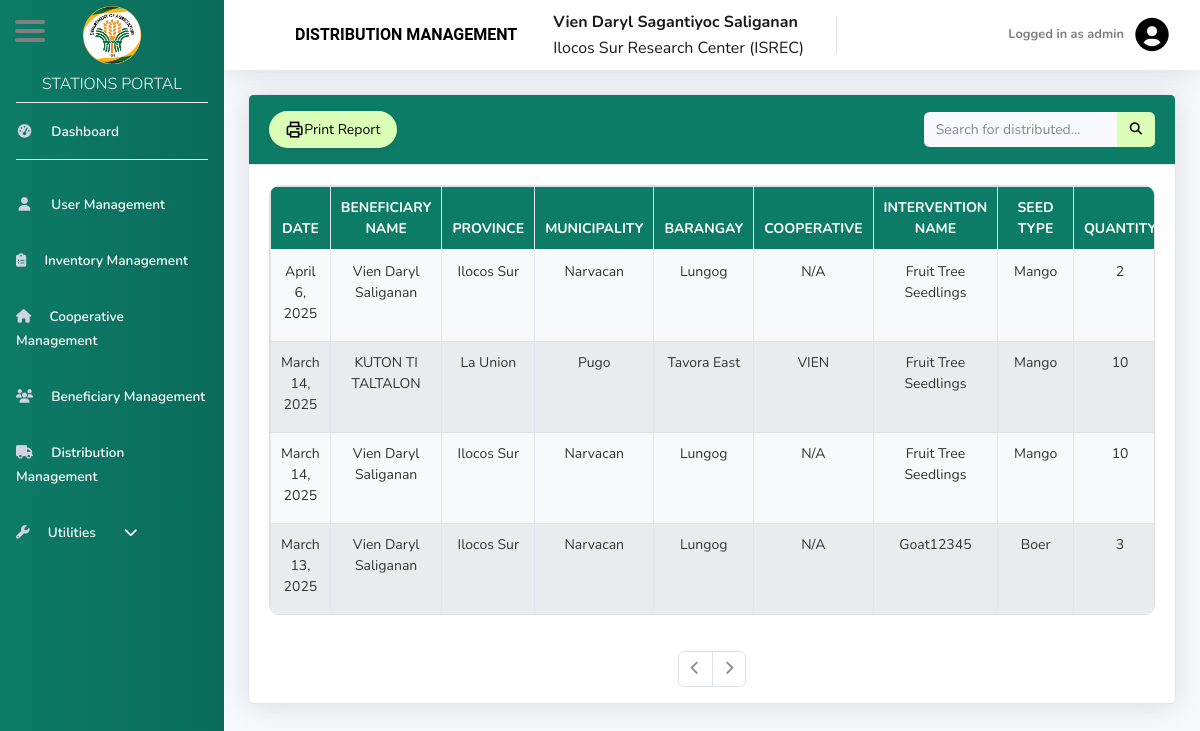
Before: /admin/3DistributionManagement.php (signed in) with the older database file.
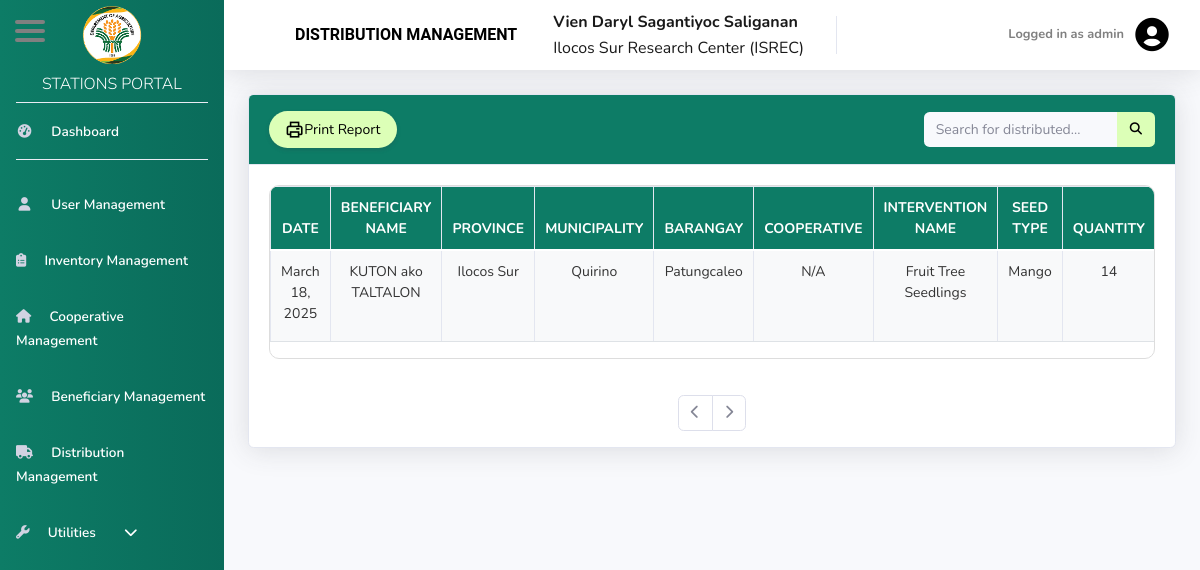
After: the same page with the newer database file.
### tables this page shows
CREATE TABLE `tbl_distribution` (
  `distribution_id` int(11) NOT NULL,
  `intervention_id` int(11) NOT NULL,
  `beneficiary_id` int(11) NOT NULL,
  `quantity` int(11) NOT NULL,
  `seed_id` int(11) NOT NULL,
  `station_id` int(8) NOT NULL,
  `distribution_date` date NOT NULL,
  `archived_at` timestamp NULL DEFAULT NULL
);

CREATE TABLE `tbl_beneficiary` (
  `beneficiary_id` int(11) NOT NULL,
  `fname` varchar(255) NOT NULL,
  `mname` varchar(255) DEFAULT NULL,
  `lname` varchar(255) NOT NULL,
  `province_name` varchar(255) NOT NULL,
  `municipality_name` varchar(255) NOT NULL,
  `barangay_name` varchar(255) NOT NULL,
  `StreetPurok` varchar(100) NOT NULL,
  `station_id` int(8) NOT NULL,
  `coop_id` int(8) NOT NULL,
  `beneficiary_type` varchar(100) NOT NULL,
  `birthdate` date NOT NULL,
  `Sex` varchar(100) NOT NULL,
  `rsbsa_no` varchar(15) DEFAULT NULL,
  `if_applicable` varchar(100) NOT NULL,
  `contact_no` char(11) NOT NULL,
  `beneficiary_category` varchar(100) NOT NULL
);

CREATE TABLE `tbl_intervention_type` (
  `int_type_id` int(8) NOT NULL,
  `intervention_name` varchar(100) NOT NULL,
  `station_id` int(8) NOT NULL,
  `archived_at` timestamp NULL DEFAULT NULL
);

CREATE TABLE `tbl_seed_type` (
  `seed_id` int(8) NOT NULL,
  `seed_name` varchar(100) NOT NULL,
  `int_type_id` int(8) NOT NULL,
  `station_id` int(8) NOT NULL,
  `archived_at` timestamp NULL DEFAULT NULL
);

### admin/3DistributionManagement.php (the view, shortened to what the changed rows need)
<?php
include('includes/header.php');
?>
<div id="content-wrapper" class="d-flex flex-column">
    <div id="content">
        <div class="container-fluid">
            <div class="card shadow mb-4">
                <div id="tab1" class="tab-content active">
                    <div class="card-body">
                        <div class="table-responsive">
                            <?php
                            include('../conn.php');
                            $user_id = $_SESSION['uid'];
                            $stationQuery = $conn->prepare("SELECT station_id FROM tbl_user WHERE uid = ?");
                            $stationQuery->bind_param("i", $user_id);
                            $stationQuery->execute();
                            $stationQuery->bind_result($station_id);
                            $entries_per_page = 10;
                            $page = isset($_GET['page']) ? (int)$_GET['page'] : 1;
                            $offset = ($page - 1) * $entries_per_page;
                            $query = "SELECT
                                            d.distribution_id,
                                            d.distribution_date,
                                            CONCAT(b.fname, ' ', IFNULL(b.mname, ''), ' ', b.lname) AS beneficiary_name,
                                            b.province_name,
                                            b.municipality_name,
                                            b.barangay_name,
                                            IF(b.coop_id = 0, 'N/A', c.cooperative_name) AS cooperative_name,
                                            it.intervention_name,
                                            st.seed_name,
                                            d.quantity
                                        FROM
                                            tbl_distribution AS d
                                        INNER JOIN
                                            tbl_beneficiary AS b ON d.beneficiary_id = b.beneficiary_id
                                        INNER JOIN
                                            tbl_seed_type AS st ON d.seed_id = st.seed_id
                                        INNER JOIN
                                            tbl_intervention_type AS it ON d.intervention_id = it.int_type_id
                                        LEFT JOIN
                                            tbl_cooperative AS c ON b.coop_id = c.coop_id
                                        WHERE
                                            d.station_id = ?
                                            AND (d.archived_at IS NULL OR d.archived_at = '') -- Ensures archived records are not shown
                                        ORDER BY
                                            d.distribution_date DESC
                                        LIMIT $offset, $entries_per_page;";
                            $stmt = $conn->prepare($query);
                            $stmt->bind_param("i", $station_id);
                            $stmt->execute();
                            $result = $stmt->get_result();
                            ?>
                            <div style="max-height: 430px; overflow: auto; width: 100%; border: 1px solid #ddd; border-radius: 10px;">
                                <table class="table table-bordered text-center" width="100%" cellspacing="0">
                                    <thead class="thead" style="background-color: #0D7C66; color: white;">
                                        <tr>
                                            <th>Date</th>
                                            <th>Beneficiary Name</th>
                                            <th>Province</th>
                                            <th>Municipality</th>
                                            <th>Barangay</th>
                                            <th>Cooperative</th>
                                            <th>Intervention Name</th>
                                            <th>Seed Type</th>
                                            <th>Quantity</th>
                                        </tr>
                                    </thead>
                                    <tbody id="dataTable3" style="color: black;">
                                        <?php
                                        if ($result->num_rows > 0) {
                                            while ($data = $result->fetch_assoc()) {
                                                $beneficiary_name = $data['beneficiary_name'];
                                                $province = $data['province_name'];
                                                $municipality = $data['municipality_name'];
                                                $barangay = $data['barangay_name'];
                                                $cooperative_name = $data['cooperative_name'];
                                                $intervention_name = $data['intervention_name'];
                                                $seed_name = $data['seed_name'];
                                                $quantity = $data['quantity'];
                                                $date = date("F j, Y", strtotime($data['distribution_date']));
                                        ?>
                                                <tr>
                                                    <td><?php echo htmlspecialchars($date); ?></td>
                                                    <td><?php echo htmlspecialchars($beneficiary_name); ?></td>
                                                    <td><?php echo htmlspecialchars($province); ?></td>
                                                    <td><?php echo htmlspecialchars($municipality); ?></td>
                                                    <td><?php echo htmlspecialchars($barangay); ?></td>
                                                    <td><?php echo htmlspecialchars($cooperative_name); ?></td>
                                                    <td><?php echo htmlspecialchars($intervention_name); ?></td>
                                                    <td><?php echo htmlspecialchars($seed_name); ?></td>
                                                    <td><?php echo htmlspecialchars($quantity); ?></td>
                                                </tr>
                                        <?php
                                            }
                                        } else {
                                            echo "<tr><td colspan='10' class='text-center'>No records found</td></tr>";
                                        }
                                        ?>
                                    </tbody>
                                </table>
                            </div>
                        </div>
                    </div>
                </div>
            </div>
        </div>
    </div>
</div>
</div>
<link rel="stylesheet" href="https://unpkg.com/boxicons@2.1.4/css/boxicons.min.css">
<?php
include('includes/footer.php');
?>

Changed rows visible on the page:
no longer on this page (row unchanged): tbl_distribution: distribution_date "April 6, 2025", beneficiary_name "Vien Daryl Saliganan", beneficiary.province_name "Ilocos Sur", beneficiary.municipality_name "Narvacan", beneficiary.barangay_name "Lungog", cooperative_name "N/A", tbl_intervention_type.intervention_name "Fruit Tree Seedlings", seed.seed_name "Mango", quantity "2"
removed tbl_distribution: distribution_date "March 14, 2025", beneficiary_name "KUTON TI TALTALON", beneficiary.province_name "La Union", beneficiary.municipality_name "Pugo", beneficiary.barangay_name "Tavora East", cooperative_name "VIEN", tbl_intervention_type.intervention_name "Fruit Tree Seedlings", seed.seed_name "Mango", quantity "10"
removed tbl_distribution: distribution_date "March 14, 2025", beneficiary_name "Vien Daryl Saliganan", beneficiary.province_name "Ilocos Sur", beneficiary.municipality_name "Narvacan", beneficiary.barangay_name "Lungog", cooperative_name "N/A", tbl_intervention_type.intervention_name "Fruit Tree Seedlings", seed.seed_name "Mango", quantity "10"
removed tbl_distribution: distribution_date "March 13, 2025", beneficiary_name "Vien Daryl Saliganan", beneficiary.province_name "Ilocos Sur", beneficiary.municipality_name "Narvacan", beneficiary.barangay_name "Lungog", cooperative_name "N/A", tbl_intervention_type.intervention_name "Goat12345", seed.seed_name "Boer", quantity "3"
added tbl_distribution: distribution_date "March 18, 2025", beneficiary_name "KUTON ako TALTALON", beneficiary.province_name "Ilocos Sur", beneficiary.municipality_name "Quirino", beneficiary.barangay_name "Patungcaleo", cooperative_name "N/A", tbl_intervention_type.intervention_name "Fruit Tree Seedlings", seed.seed_name "Mango", quantity "14"
